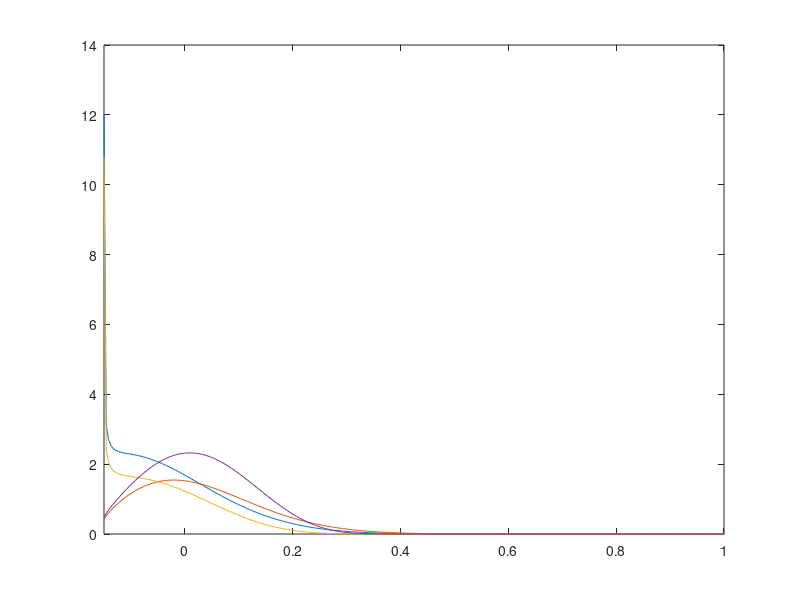

Write MATLAB code to recreate this figure. (Note: this script raises an error after producing the figure.)
%Written by SeHyoun Ahn
%NEEDS INPUT FROM huggett_initial.m AND huggett_terminal.m
clear all; close all; clc;

load huggett_initial.mat %start from equilibrium with low lambda2
g0 = sparse(g);
gg0 = sparse(gg);
r00 = r;
A0 = A;
AT0 = A';

load huggett_terminal.mat %terminal condition
g_st = sparse(g); v_st = v;
plot(a,v);
plot(a,g,a,g0);
xlim([amin 1]);
r_st = r;

clear r Delta;

%format long;

T = 50;
N = 400;
dt = T/N;

% T1 = 25;%time by which distribution must have converged
% N1=T1/dt;
N1=N;

%initial guess of interest rate sequence
r0 = r_st*ones(N,1);

S = zeros(N,1);
SS = zeros(N,1);
SS_tm = zeros(N,1);
dSS = zeros(N,1);

v = zeros(I,2,N);
gg = cell(N+1,1);
v(:,:,N)= v_st;

rnew = r0;

A_t=cell(N,1);

maxit = 1000;
r_it=zeros(N,maxit);
Sdist=zeros(maxit,1);
SS_it=zeros(N,maxit);


convergence_criterion = 10^(-5);

%Initialize the speed of updateing the interest rate.
xi=10;
% maxit = 1;
for it=1:maxit
    disp('ITERATION = ')
    disp(it)
    r_t = rnew;
    r_it(:,it)=r_t;

    V = v_st;

    for n=N1:-1:1
        v(:,:,n)=V;
        % forward difference
        dVf(1:I-1,:) = (V(2:I,:)-V(1:I-1,:))/da;
        dVf(I,:) = (z + r_t(n).*amax).^(-s); %will never be used, but impose state constraint a<=amax just in case
        % backward difference
        dVb(2:I,:) = (V(2:I,:)-V(1:I-1,:))/da;
        dVb(1,:) = (z + r_t(n).*amin).^(-s); %state constraint boundary condition

        I_concave = dVb > dVf; %indicator whether value function is concave (problems arise if this is not the case)

        %consumption and savings with forward difference
        cf = dVf.^(-1/s);
        ssf = zz + r_t(n).*aa - cf;
        %consumption and savings with backward difference
        cb = dVb.^(-1/s);
        ssb = zz + r_t(n).*aa - cb;
        %consumption and derivative of value function at steady state
        c0 = zz + r_t(n).*aa;
        dV0 = c0.^(-s);

        % dV_upwind makes a choice of forward or backward differences based on
        % the sign of the drift
        If = ssf > 0; %positive drift --> forward difference
        Ib = ssb < 0; %negative drift --> backward difference
        I0 = (1-If-Ib); %at steady state
        %make sure backward difference is used at amax
        %Ib(I,:) = 1; If(I,:) = 0;
        %STATE CONSTRAINT at amin: USE BOUNDARY CONDITION UNLESS muf > 0:
        %already taken care of automatically

        dV_Upwind = dVf.*If + dVb.*Ib + dV0.*I0; %important to include third term
        c = dV_Upwind.^(-1/s);
        u = c.^(1-s)/(1-s);

        %CONSTRUCT MATRIX
        X = - min(ssb,0)/da;
        Y = - max(ssf,0)/da + min(ssb,0)/da;
        Z = max(ssf,0)/da;

        A1=spdiags(Y(:,1),0,I,I)+spdiags(X(2:I,1),-1,I,I)+spdiags([0;Z(1:I-1,1)],1,I,I);
        A2=spdiags(Y(:,2),0,I,I)+spdiags(X(2:I,2),-1,I,I)+spdiags([0;Z(1:I-1,2)],1,I,I);
        A = [A1,sparse(I,I);sparse(I,I),A2] + Aswitch;

        %%Note the syntax for the cell array
        A_t{n} = A;
        B = (1/dt + rho)*speye(2*I) - A;

        u_stacked = [u(:,1);u(:,2)];
        V_stacked = [V(:,1);V(:,2)];

        b = u_stacked + V_stacked/dt;
        V_stacked = B\b; %SOLVE SYSTEM OF EQUATIONS

        V = [V_stacked(1:I),V_stacked(I+1:2*I)];
        ss = zz + r_t(n).*aa - c;
    end

    %plot(a,v(:,:,1),a,v(:,:,N))

    gg{1}=gg0;
    for n=1:N
        AT=A_t{n}';
        %Implicit method in Updating Distribution.
        gg{n+1}= (speye(2*I) - AT*dt)\gg{n};
        %gg{n+1}=gg{n}+AT*gg{n}*dt; %This is the explicit method.
        %check(n) = gg(:,n)'*ones(2*I,1)*da;
        SS(n) = gg{n}(1:I)'*a*da + gg{n}(I+1:2*I)'*a*da;
    end

    SS_it(:,it)=SS;

    %Compute the change in the aggregate savings.
    SS(1)=0;    %This was done to increase the accuracy by a little (Otherwise dSS has a bigger noise at t=0).

    %Forward and backword approximations are used alternately because once
    %the excess savings level becomes small enough, the "rounding error" can
    %lead the update in the interest rate, and repeatedly adding the same
    %rounding error can lead to a propagating error.
    if mod(it,2)==0
        dSS(1:N-1)=SS(2:N)-SS(1:N-1);
        dSS(N)=SS(N)-SS(N-1);
    else
        dSS(2:N)=SS(2:N)-SS(1:N-1);
        dSS(1)=dSS(2);
    end

    %Update the interest rate to reduce aggregate savings amount.
    rnew = r_t - xi'.*dSS;

    rnew(N-5:N)=rnew(N-5); %This was done to minimize the "rounding error" at the end. Otherwise, the end point keeps decreasing

    %To improve speed, for the first few updates, the update will be done
    %fast, but to reduce wave pattern that gets created, updated interest
    %rate will be smoothed (since the wave patern is due to how things are
    %being updated). After getting "good" initial starting r_t, standard update
    %with declining update weight will be used for convergence. Note that the
    %smoothing will be stopped before the convergence.
    if it<20
        rnew(N-100:N)=r_st;                 %We know that r will approach the stationary value, so we will force smoothing around the stationary value.
        rnew(100:N)=smooth(rnew(100:N),50); %Smooth updated r
    elseif it<60
        rnew(N-10:N)=r_st;
        rnew(100:N)=smooth(rnew(100:N),10); %Amount of smooth will be reduced over time since not as strong of an update is necessary
    elseif it<100
        rnew(N-5:N)=r_st;
        rnew(100:N)=smooth(rnew(100:N),5);
    elseif it==100
        xi=10*exp(-0.0006*(1:N));
    elseif it==150
        xi=10*exp(-0.00006*(1:N)); %Give bigger update weight to later times.
    end

    %This is plotting things to show how things are changing. This can be
    %removed for speed.
    if mod(it,20)==0
        figure(1);
        clf;
        subplot(2,2,1);
        plot(r_st*ones(N,1),'r--');
        hold on;
        title('r_t');
        plot(r_t);
        subplot(2,2,2);
        plot(SS);
        title('SS');
        subplot(2,2,3);
        plot(zeros(1,21),'r--');
        hold on;
        plot(SS(1:20));
        title('SS(1:20)');
        subplot(2,2,4);
        plot(SS(N-20:N));
        hold on;
        title('SS(N-20:N)');
        pause(0.1);
    end

    Sdist(it) = max(abs(SS));
    fprintf('Error: %.3e\n', Sdist(it));
    if Sdist(it)<convergence_criterion
        break
    end

end

time = (1:N)'*dt;

figure(1);
clf;
plot(Sdist(1:it))

figure(2);
plot(1:N,SS_it(:,1),1:N,SS_it(:,it))
legend('Iteration 1','Last Iteration')
ylabel('Excess Supply')
xlabel('Time Period')

figure(3);
plot(r_t);
hold on;
plot(r_st*ones(N,1),'r--');

T1 = -0.5;
N1 = -T1/dt;
time1 = T1 + (1:N1)'*dt;
time2 = [time1;time];
r_t2 = [r00*ones(N1,1);r_t];

close all
set(gca,'FontSize',16)
plot(time2,r_t2,time2,r_st*ones(N1+N,1),'--','LineWidth',2)
xlim([T1 10])
ylim([-0.02 0.035])
xlabel('Year')
title('Equilibrium Interest Rate, r(t)')
print -depsc transition.eps



amax1 = 0.5;
gmax = 3;
close all
set(gcf,'PaperPosition',[0 0 15 10])
n=2;
subplot(2,2,1)
set(gca,'FontSize',16)
h1 = plot(a,gg{n}(1:I),'b',a,gg{n}(I+1:2*I),'r','LineWidth',2)
legend(h1,'g_1(a)','g_2(a)')
hold on
plot(a,g0(:,1),'b--',a,g0(:,2),'r--','LineWidth',2)
xlim([amin amax1])
ylim([0 gmax])
xlabel('Wealth, $a$','interpreter','latex')
ylabel('Densities, $g_i(a)$','interpreter','latex')
title('t = 0.1')

t = 2;
n = t/dt;
subplot(2,2,2)
set(gca,'FontSize',16)
h1 = plot(a,gg{n}(1:I),'b',a,gg{n}(I+1:2*I),'r','LineWidth',2)
legend(h1,'g_1(a)','g_2(a)')
hold on
plot(a,g0(:,1),'b--',a,g0(:,2),'r--','LineWidth',2)
xlim([amin amax1])
ylim([0 gmax])
xlabel('Wealth, $a$','interpreter','latex')
ylabel('Densities, $g_i(a)$','interpreter','latex')
title('t = 2')

t = 5;
n = t/dt;
subplot(2,2,3)
set(gca,'FontSize',16)
h1 = plot(a,gg{n}(1:I),'b',a,gg{n}(I+1:2*I),'r','LineWidth',2)
legend(h1,'g_1(a)','g_2(a)')
hold on
plot(a,g0(:,1),'b--',a,g0(:,2),'r--','LineWidth',2)
xlim([amin amax1])
ylim([0 gmax])
xlabel('Wealth, $a$','interpreter','latex')
ylabel('Densities, $g_i(a)$','interpreter','latex')
title('t = 5')


t = T;
n = t/dt;
subplot(2,2,4)
set(gca,'FontSize',16)
h1 = plot(a,gg{n}(1:I),'b',a,gg{n}(I+1:2*I),'r','LineWidth',2)
legend(h1,'g_1(a)','g_2(a)')
hold on
plot(a,g0(:,1),'b--',a,g0(:,2),'r--','LineWidth',2)
xlim([amin amax1])
ylim([0 gmax])
xlabel('Wealth, $a$','interpreter','latex')
ylabel('Densities, $g_i(a)$','interpreter','latex')
title('t = \infty')
print -depsc transition_distribution.eps
